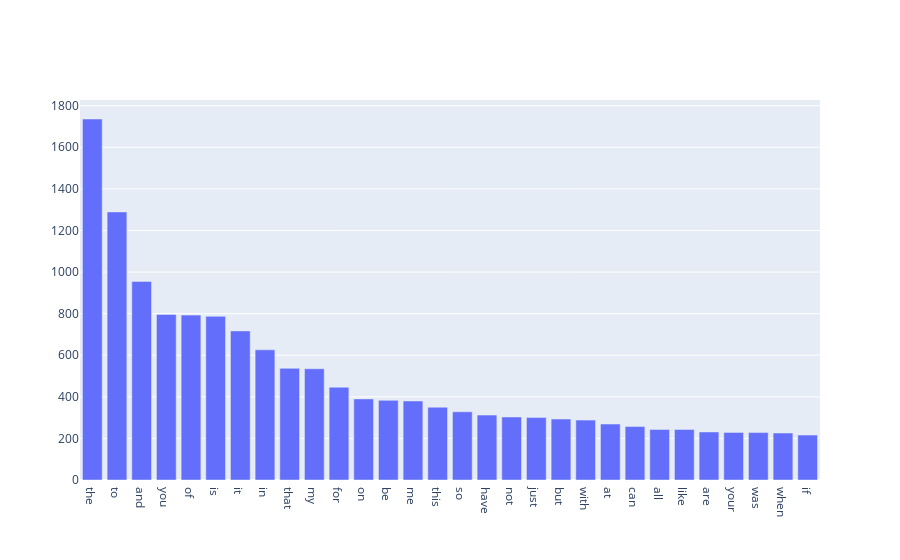
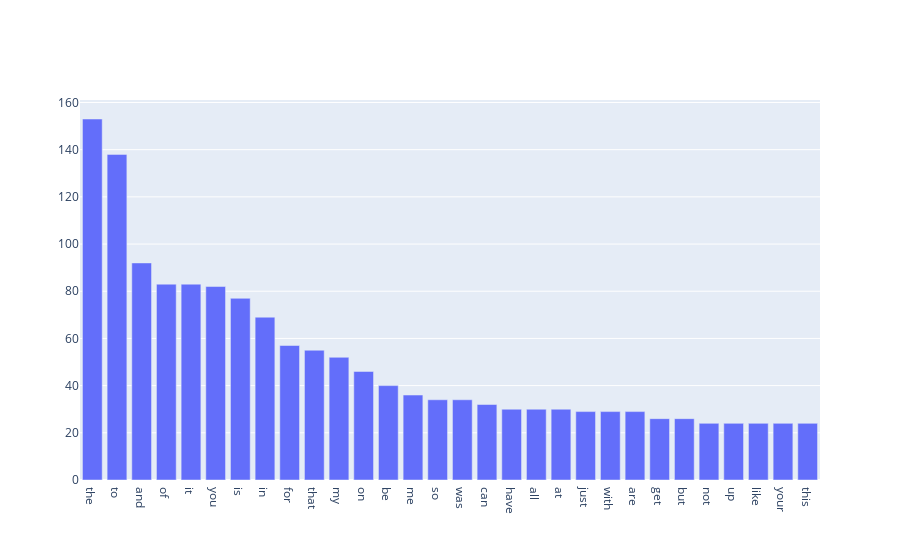

These figures' notebook cell, in order:
### Markdown cell above
### exercise 1

### Code cell
# Answer here
from sklearn.feature_extraction.text import CountVectorizer
import numpy as np
import plotly.graph_objects as go
import plotly.express as px

count_vect = CountVectorizer()
train_counts = count_vect.fit_transform(train_df.text)
layout = go.Layout(xaxis=dict(type='category')) # to ensure that plotly will not change x-axis label from string to int
train_frequencies = np.asarray(train_counts.sum(axis=0))[0] # aggregation
train_freqdf = pd.DataFrame([train_frequencies[:]], columns=count_vect.get_feature_names()[:], index = ['0']) # create a df type so i can use sort_values()
train_freqdf = train_freqdf.sort_values(by = '0', axis = 1, ascending=False) #sort first so i can only render the terms with more apperance
fig = go.Figure([go.Bar(x = train_freqdf.columns[:30], y = train_freqdf.values[0][:30])], layout = layout)
fig.show()

count_vect_test = CountVectorizer()
test_counts = count_vect_test.fit_transform(test_df.text)
test_frequencies = np.asarray(test_counts.sum(axis=0))[0] # aggregation
test_freqdf = pd.DataFrame([test_frequencies[:]], columns=count_vect_test.get_feature_names()[:], index = ['0']) # create a df type so i can use sort_values()
test_freqdf = test_freqdf.sort_values(by = '0', axis = 1, ascending=False) #sort first so i can only render the terms with more apperance
fig = go.Figure([go.Bar(x = test_freqdf.columns[:30], y = test_freqdf.values[0][:30])], layout = layout)
fig.show()

### Figure 1 — Plotly figure (JSON) as saved in the notebook; plotly's stock layout.template omitted (floating-point values rounded to 4 significant figures)
{"data": [{"type": "bar", "x": ["the", "to", "and", "you", "of", "is", "it", "in", "that", "my", "for", "on", "be", "me", "this", "so", "have", "not", "just", "but", "with", "at", "can", "all", "like", "are", "your", "was", "when", "if"], "y": [1736, 1289, 955, 796, 793, 787, 717, 626, 537, 535, 446, 390, 383, 380, 350, 328, 312, 303, 301, 293, 288, 269, 257, 243, 243, 231, 229, 228, 226, 216]}], "layout": {"xaxis": {"type": "category"}}}

### Figure 2 — Plotly figure (JSON) as saved in the notebook; plotly's stock layout.template omitted (floating-point values rounded to 4 significant figures)
{"data": [{"type": "bar", "x": ["the", "to", "and", "of", "it", "you", "is", "in", "for", "that", "my", "on", "be", "me", "so", "was", "can", "have", "all", "at", "just", "with", "are", "get", "but", "not", "up", "like", "your", "this"], "y": [153, 138, 92, 83, 83, 82, 77, 69, 57, 55, 52, 46, 40, 36, 34, 34, 32, 30, 30, 30, 29, 29, 29, 26, 26, 24, 24, 24, 24, 24]}], "layout": {"xaxis": {"type": "category"}}}
